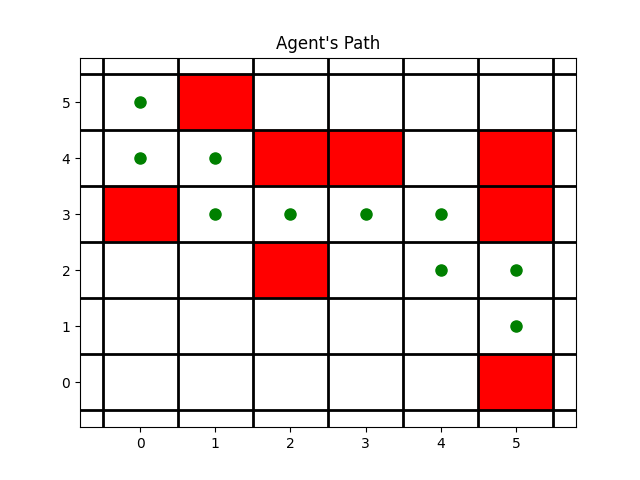

Write Python code to recreate this figure.
# Simple reflex agent
# Based on the agent in Figure 2.10 of Artificial Intelligence: A Modern Approach (4th Edition) by Stuart Russell and Peter Norvig
import matplotlib.pyplot as plt
import numpy as np

class SimpleReflexAgent:
    def __init__(self, environment):
        self.environment = environment
        self.location = (0, 0)

    # The agent's perception is a tuple of two values (dx, dy), or None if the agent is stuck.
    def sensor(self):
        x, y = self.location
        print(f"Current location: ({x}, {y})")
        if y < len(self.environment[0]) - 1:
            if self.environment[x][y + 1] == 1:
                if x < len(self.environment) - 1:
                    if self.environment[x + 1][y] == 1:
                        return None # If there is an obstacle to the right and below
                    else:
                        return (1, 0) # If there is an obstacle to the right but not below
            else:
                return (0, 1) # If there is no obstacle to the right
        elif x < len(self.environment) - 1:
            if self.environment[x + 1][y] == 1:
                return None
            else:
                return (1, 0)
        else:
            return None # If at the bottom right corner of the environment

    # The agent's action returns a boolean value indicating whether the agent is able to continue moving.
    def actuator(self, perception):
        if perception == None:
            print("Agent is stuck!")
            return False
        else:
            x, y = self.location
            dx, dy = perception
            self.location = (x + dx, y + dy)
            print(f"Moving to: ({x + dx}, {y + dy})\n")
            return True

# Example environment: a 2D square grid representing obstacles (1) and empty spaces (0).

environment = [
    #0  1  2  3  4  5
    [0, 1, 0, 0, 0, 0], # 0
    [0, 0, 1, 1, 0, 1], # 1
    [1, 0, 0, 0, 0, 1], # 2
    [0, 0, 1, 0, 0, 0], # 3
    [0, 0, 0, 0, 0, 0], # 4
    [0, 0, 0, 0, 0, 1]  # 5
]

# Create an instance of the agent
agent = SimpleReflexAgent(environment)

# Demonstrate the agent's actions
print("Initial location: (0, 0)\n")
steps = [(0,0)]
flag = True
while flag:
    perception = agent.sensor()
    flag = agent.actuator(perception)
    if flag:
        steps.append(agent.location)

# Define colors
colors = { 0: 'white', 1: 'red' }

# Function to visualize the environment and path
def visualize_path(environment, path):
    fig, ax = plt.subplots()
    ax.set_xticks(np.arange(-0.5, len(environment[0]), 1), minor=True)
    ax.set_yticks(np.arange(-0.5, len(environment), 1), minor=True)
    ax.grid(which="minor", color="black", linestyle='-', linewidth=2)
    ax.tick_params(which="minor", size=0)

    for i in range(len(environment)):
        for j in range(len(environment[0])):
            color = colors[environment[i][j]]
            ax.add_patch(plt.Rectangle((j - 0.5, len(environment) - i - 1 - 0.5), 1, 1, fill=True, color=color))

    for step in path:
        ax.plot(step[1], len(environment) - step[0] - 1, marker='o', markersize=8, color='green')

    plt.title("Agent's Path")
    plt.show()

visualize_path(environment, steps)
